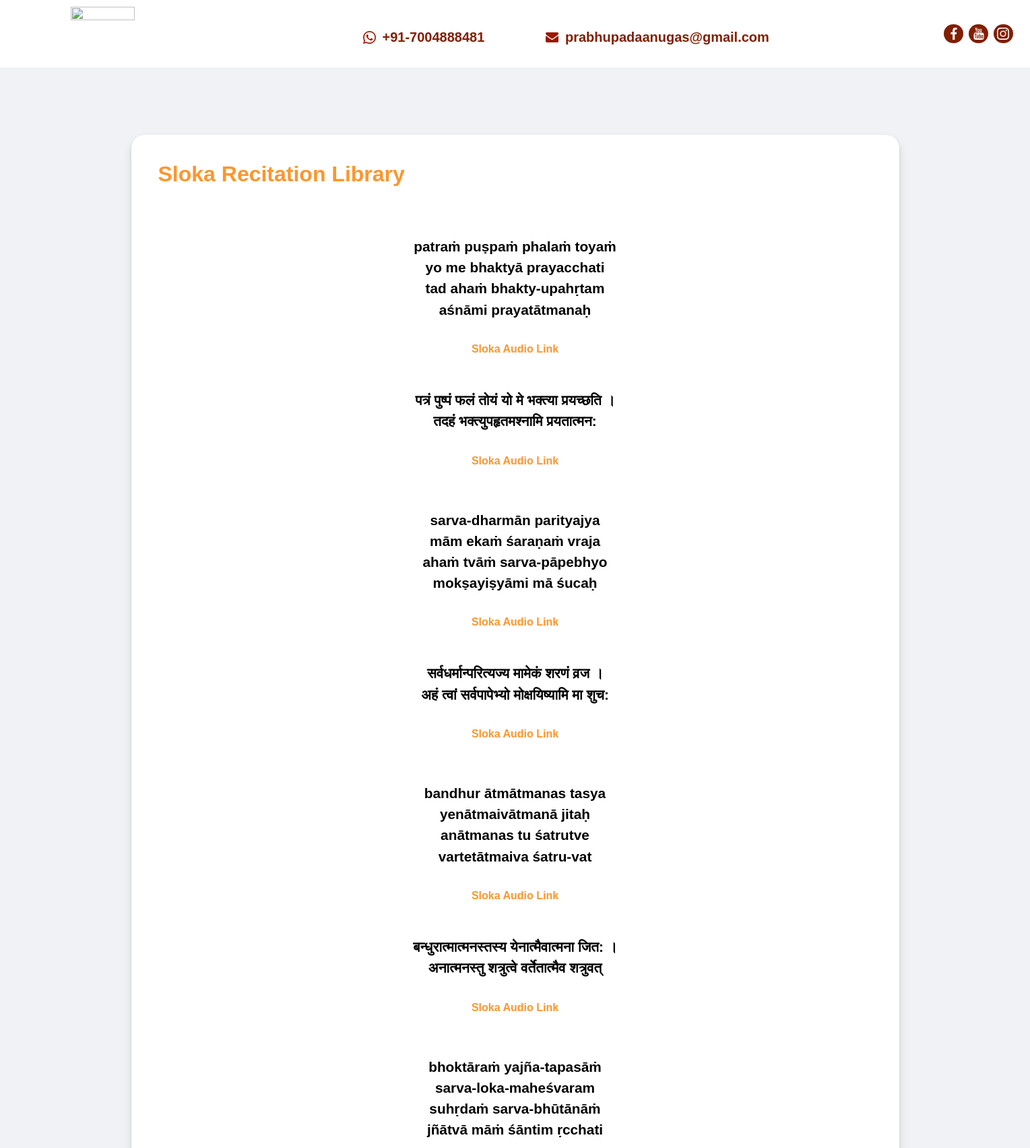
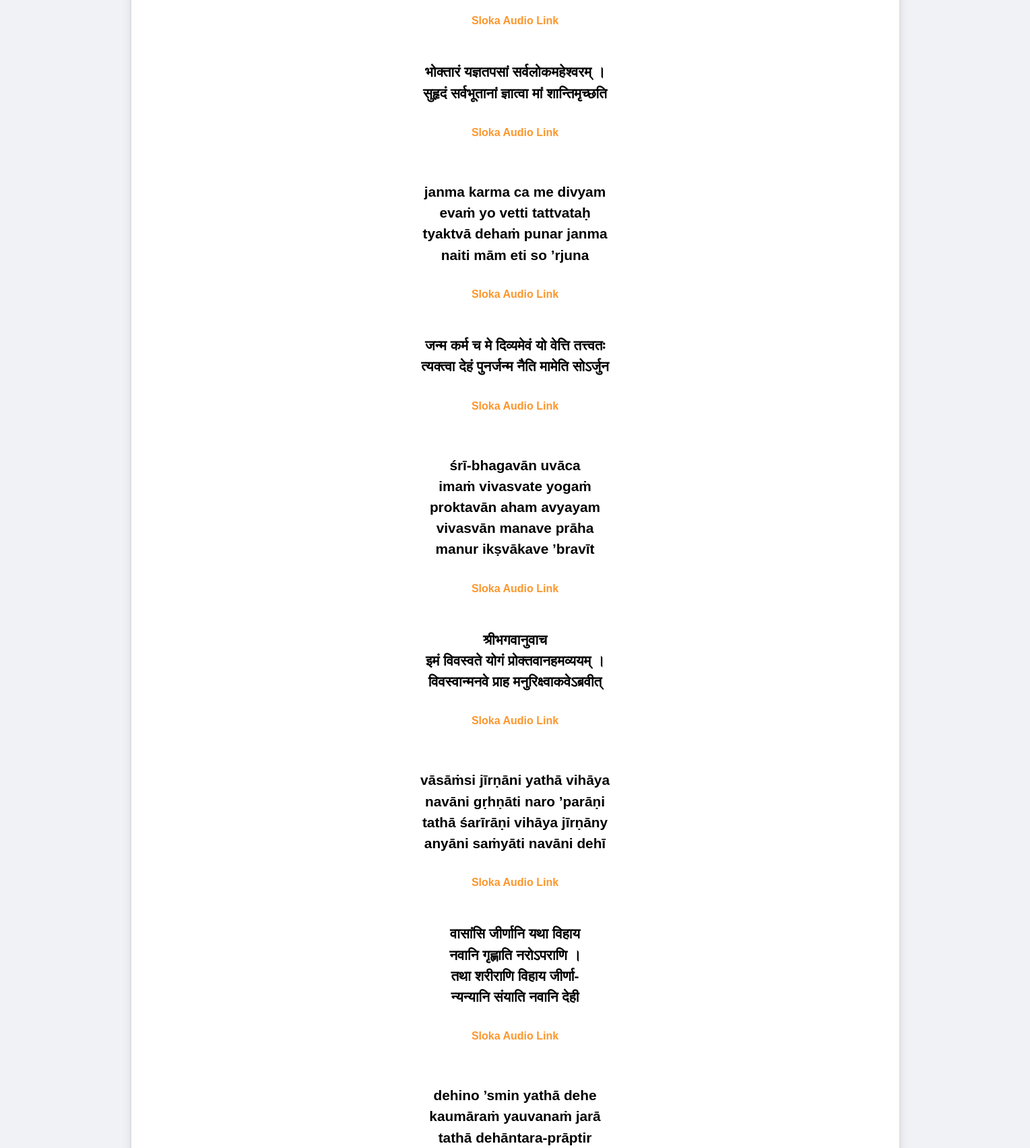
The page /slokas/ (upper part) on the database its author committed (2 pictures, top to bottom).
### contest_app/models.py (models this page shows, shortened)
class sloka(models.Model):
    eng_text = models.TextField(max_length=1000)
    eng_audio = models.TextField(max_length=1000)
    hin_text = models.TextField(max_length=1000)
    hin_audio = models.TextField(max_length=1000)

### contest_app/views.py (the view)
# urls.py: path('slokas/', views.sloka, name='sloka'),
def sloka(request):
    sl = models.sloka.objects.all()
    return render(request, 'sloka.html', {'data': sl})

### templates/sloka.html (shortened to what this page needs)
{% extends 'base.html' %}
{% load static %}
{% block body %}
<header id="masthead" itemscope="itemscope" itemtype="https://schema.org/WPHeader">
    <div data-elementor-type="wp-post" data-elementor-id="139" class="elementor elementor-139"
        data-elementor-settings="[]">
        <div class="elementor-section-wrap">
            <section
                class="elementor-section elementor-top-section elementor-element elementor-element-2f1d2d58 elementor-section-full_width elementor-section-stretched elementor-section-height-default elementor-section-height-default"
                data-id="2f1d2d58" data-element_type="section"
                data-settings="{&quot;stretch_section&quot;:&quot;section-stretched&quot;,&quot;background_background&quot;:&quot;classic&quot;}"
                style="width: 1519px; left: 0px;">
                <div class="elementor-container elementor-column-gap-default">
                    <div class="elementor-column elementor-col-33 elementor-top-column elementor-element elementor-element-241a76f3"
                        data-id="241a76f3" data-element_type="column">
                        <div class="elementor-widget-wrap elementor-element-populated">
                            <div class="elementor-element elementor-element-42dc9466 elementor-widget elementor-widget-image"
                                data-id="42dc9466" data-element_type="widget" data-widget_type="image.default">
                                <div class="elementor-widget-container">
                                    <a href="{% url 'index' %}">
                                        <img width="95" height="80" src="/static/logo.png"
                                            class="attachment-full size-full" alt="" loading="lazy"> </a>
                                </div>
                            </div>
                        </div>
                    </div>
                    <div class="elementor-column elementor-col-33 elementor-top-column elementor-element elementor-element-4c73066c"
                        data-id="4c73066c" data-element_type="column">
                        <div class="elementor-widget-wrap elementor-element-populated">
                            <section
                                class="elementor-section elementor-inner-section elementor-element elementor-element-4659642 elementor-hidden-phone elementor-section-boxed elementor-section-height-default elementor-section-height-default"
                                data-id="4659642" data-element_type="section">
                                <div class="elementor-container elementor-column-gap-default">
                                    <div class="elementor-column elementor-col-25 elementor-inner-column elementor-element elementor-element-40529a9 animated fadeIn"
                                        data-id="40529a9" data-element_type="column"
                                        data-settings="{&quot;animation&quot;:&quot;fadeIn&quot;}">
                                        <div class="elementor-widget-wrap elementor-element-populated">
                                            <div class="elementor-element elementor-element-e3759b3 elementor-widget elementor-widget-image"
                                                data-id="e3759b3" data-element_type="widget"
                                                data-widget_type="image.default">
                                                <div class="elementor-widget-container">
                                                    <a href="">
                                                        <img width="63" height="63"
                                                            src="/static/index_files/Layer-11.png"
                                                            class="attachment-full size-full" alt="" loading="lazy">
                                                    </a>
                                                </div>
                                            </div>
                                        </div>
                                    </div>
                                    <div class="elementor-column elementor-col-25 elementor-inner-column elementor-element elementor-element-3408fc5 animated fadeIn"
                                        data-id="3408fc5" data-element_type="column"
                                        data-settings="{&quot;animation&quot;:&quot;fadeIn&quot;}">
                                        <div class="elementor-widget-wrap elementor-element-populated">
                                            <div class="elementor-element elementor-element-4a87a16 elementor-widget elementor-widget-heading"
                                                data-id="4a87a16" data-element_type="widget"
                                                data-settings="{&quot;_animation&quot;:&quot;none&quot;}"
                                                data-widget_type="heading.default">
                                                <div class="elementor-widget-container">
                                                    <h2 class="elementor-heading-title elementor-size-default"><a
                                                            href="">+91-7004888481</a>
                                                    </h2>
                                                </div>
                                            </div>
                                        </div>
                                    </div>
                                    <div class="elementor-column elementor-col-25 elementor-inner-column elementor-element elementor-element-1cf5b0c animated fadeIn"
                                        data-id="1cf5b0c" data-element_type="column"
                                        data-settings="{&quot;animation&quot;:&quot;fadeIn&quot;}">
                                        <div class="elementor-widget-wrap elementor-element-populated">
                                            <div class="elementor-element elementor-element-8fb5de8 elementor-widget elementor-widget-image"
                                                data-id="8fb5de8" data-element_type="widget"
                                                data-widget_type="image.default">
                                                <div class="elementor-widget-container">
                                                    <a href="mailto:prabhupadaanugas@gmail.com">
                                                        <img width="64" height="50"
                                                            src="/static/index_files/Layer-12.png"
                                                            class="attachment-full size-full" alt="" loading="lazy">
                                                    </a>
                                                </div>
                                            </div>
                                        </div>
                                    </div>
                                    <div class="elementor-column elementor-col-25 elementor-inner-column elementor-element elementor-element-0668000"
                                        data-id="0668000" data-element_type="column">
                                        <div class="elementor-widget-wrap elementor-element-populated">
                                            <div class="elementor-element elementor-element-cb13891 elementor-widget elementor-widget-heading"
                                                data-id="cb13891" data-element_type="widget"
                                                data-settings="{&quot;_animation&quot;:&quot;none&quot;}"
                                                data-widget_type="heading.default">
                                                <div class="elementor-widget-container">
                                                    <h2 class="elementor-heading-title elementor-size-default"><a
                                                            href="mailto:prabhupadaanugas@gmail.com">prabhupadaanugas@gmail.com</a>
                                                    </h2>
                                                </div>
                                            </div>
                                        </div>
                                    </div>
                                </div>
                            </section>
                        </div>
                    </div>
                    <div class="elementor-column elementor-col-33 elementor-top-column elementor-element elementor-element-5ae26e4b"
                        data-id="5ae26e4b" data-element_type="column">
                        <div class="elementor-widget-wrap elementor-element-populated">
                            <div class="elementor-element elementor-element-6a3ed094 elementor-shape-circle e-grid-align-right e-grid-align-center elementor-grid-0 elementor-widget elementor-widget-social-icons"
                                data-id="6a3ed094" data-element_type="widget" data-widget_type="social-icons.default">
                                <div class="elementor-widget-container">
                                    <div class="elementor-social-icons-wrapper elementor-grid">
                                        <div class="elementor-grid-item">
                                            <a class="elementor-icon elementor-social-icon elementor-social-icon- elementor-animation-grow elementor-repeater-item-4db1b3d"
                                                href="https://www.facebook.com/sribaladev" target="_blank">
                                                 </a>
                                        </div>
                                        <div class="elementor-grid-item">
                                            <a class="elementor-icon elementor-social-icon elementor-social-icon- elementor-animation-grow elementor-repeater-item-b069c46"
                                                href="https://www.youtube.com/channel/UC0G2Sep-8nqqz3xPZnazCOQ"
                                                target="_blank">
                                                 </a>
                                        </div>
                                        <div class="elementor-grid-item">
                                            <a class="elementor-icon elementor-social-icon elementor-social-icon- elementor-animation-grow elementor-repeater-item-02c2071"
                                                href="https://www.instagram.com/prabhupada_anugas/" target="_blank">
                                                 </a>
                                        </div>
                                    </div>
                                </div>
                            </div>
                        </div>
                    </div>
                </div>
            </section>
        </div>
    </div>
</header>
<div data-elementor-type="wp-page" data-elementor-id="34" class="elementor elementor-34" data-elementor-settings="[]">
    <div class="elementor-section-wrap"
        style="background: #f0f2f5 !important; height: 100%; padding: 100px 20px 100px 20px;">
        <div class="container mx-auto text-left"
            style="box-shadow: 0 2px 4px rgb(0 0 0 / 10%), 0 8px 16px rgb(0 0 0 / 10%); border-radius: 20px; background: white; padding: 40px;">
            <h1 style="color: #FD962C;">Sloka Recitation Library </h1>
            <div class="col-md-6 mx-auto text-center">
                <br><br>
                {% if data %}
                {% for m in data %}
                <div class="sloka" style="margin-bottom: 60px;">
                    <p style="color: #000;">{{m.eng_text|safe}}</p>
                    <a style="font-weight: 600; font-size: 1rem; color: #FD962C;" href="{{m.eng_audio}}">Sloka Audio Link</a>
                    <br><br><br>
                    <p style="color: #000;">{{m.hin_text|safe}}</p>
                    <a style="font-weight: 600; font-size: 1rem; color: #FD962C;" href="{{m.hin_audio}}">Sloka Audio Link</a>
                </div>
                {% endfor %}
                {% endif %}
            </div>
        </div>
    </div>
</div>
<div class="eael-reading-progress-wrap eael-reading-progress-wrap-local">
    <div class="eael-reading-progress eael-reading-progress-local eael-reading-progress-top">
    </div>
</div>
{% endblock %}

### static/index_files/header-footer-elementor.css (style rules this page uses)
.ehf-header #masthead { z-index: 99; position: relative; }

### static/index_files/post-7.css (style rules this page uses)
.elementor-kit-7 { --e-global-color-primary:#6EC1E4;--e-global-color-secondary:#54595F;--e-global-color-text:#7A7A7A;--e-global-color-accent:#61CE70;--e-global-color-c8edd1e:#640083;--e-global-color-58c5eac:#1C1C1C;--e-global-typography-primary-font-family:"Roboto";--e-global-typography-primary-font-weight:600;--e-global-typography-secondary-font-family:"Roboto Slab";--e-global-typography-secondary-font-weight:400;--e-global-typography-text-font-family:"Roboto";--e-global-typography-text-font-weight:400;--e-global-typography-accent-font-family:"Roboto";--e-global-typography-accent-font-weight:500;font-family:"Oxygen", Sans-serif; }
.elementor-kit-7 a { font-family:"Oxygen", Sans-serif; }
.elementor-kit-7 h1 { font-family:"Oxygen", Sans-serif; }
.elementor-kit-7 h2 { font-family:"Oxygen", Sans-serif; }
.elementor-section.elementor-section-boxed > .elementor-container { max-width:1140px; }

### static/index_files/global.css (style rules this page uses)
.elementor-widget-heading .elementor-heading-title { color:var( --e-global-color-primary );font-family:var( --e-global-typography-primary-font-family ), Sans-serif;font-weight:var( --e-global-typography-primary-font-weight ); }

### static/index_files/post-34.css (style rules this page uses)
:root { --page-title-display:none; }
.eael-reading-progress-wrap .eael-reading-progress { height:5px !important; }

### templates/base.html (style rules this page uses)
:root { --header-background: #ffffff; --primary-color: #ff9647; --secondary-color: #ff4242; --text-color: #0f0000; --accent-color: #ffbf00; --light-color: #fcfcfc; --dark-color: #111111; --grey-color: #606060; --header-text-color: #blank; --font-family: Poppins; }
body { font: normal 16px Roboto; line-height: 1.5; }
h1 { font: 600 32px Poppins }
h2 { font: 600 28px Poppins }

### templates/sloka.html (style rules this page uses)
p { font-size: 1.3rem; font-weight: 700; }

### rows shown on the page
sloka: eng_text "patraṁ puṣpaṁ phalaṁ toyaṁ yo me bhaktyā prayacchati tad ahaṁ bhakty-upahṛtam aśnāmi prayatātmanaḥ", hin_text "पत्रं पुष्पं फलं तोयं यो मे भक्त्य‍ा प्रयच्छति । तदहं भक्त्य‍ुपहृतमश्न‍ामि प्रयतात्मन:"
sloka: eng_text "sarva-dharmān parityajya mām ekaṁ śaraṇaṁ vraja ahaṁ tvāṁ sarva-pāpebhyo mokṣayiṣyāmi mā śucaḥ", hin_text "सर्वधर्मान्परित्यज्य मामेकं शरणं व्रज । अहं त्वां सर्वपापेभ्यो मोक्षयिष्यामि मा श‍ुच:"
sloka: eng_text "bandhur ātmātmanas tasya yenātmaivātmanā jitaḥ anātmanas tu śatrutve vartetātmaiva śatru-vat", hin_text "बन्धुरात्मात्मनस्तस्य येनात्मैवात्मना जित: । अनात्मनस्तु शत्रुत्वे वर्तेतात्मैव शत्रुवत्"
sloka: eng_text "bhoktāraṁ yajña-tapasāṁ sarva-loka-maheśvaram suhṛdaṁ sarva-bhūtānāṁ jñātvā māṁ śāntim ṛcchati", hin_text "भोक्तारं यज्ञतपसां सर्वलोकमहेश्वरम् । सुहृदं सर्वभूतानां ज्ञात्वा मां शान्तिमृच्छति"
sloka: eng_text "janma karma ca me divyam evaṁ yo vetti tattvataḥ tyaktvā dehaṁ punar janma naiti mām eti so ’rjuna", hin_text "जन्म कर्म च मे दिव्यमेवं यो वेत्ति तत्त्वतः त्यक्त्वा देहं पुनर्जन्म नैति मामेति सोऽर्जुन"
sloka: eng_text "śrī-bhagavān uvāca imaṁ vivasvate yogaṁ proktavān aham avyayam vivasvān manave prāha manur ikṣvākave ’bravīt", hin_text "श्रीभगवानुवाच इमं विवस्वते योगं प्रोक्तवानहमव्ययम् । विवस्वान्मनवे प्राह मनुरिक्ष्वाकवेऽब्रवीत्"
sloka: eng_text "vāsāṁsi jīrṇāni yathā vihāya navāni gṛhṇāti naro ’parāṇi tathā śarīrāṇi vihāya jīrṇāny anyāni saṁyāti navāni dehī", hin_text "वासांसि जीर्णानि यथा विहाय नवानि गृह्णाति नरोऽपराणि । तथा शरीराणि विहाय जीर्णा- न्यन्यानि संयाति नवानि देही"
sloka: eng_text "dehino ’smin yathā dehe kaumāraṁ yauvanaṁ jarā tathā dehāntara-prāptir"
